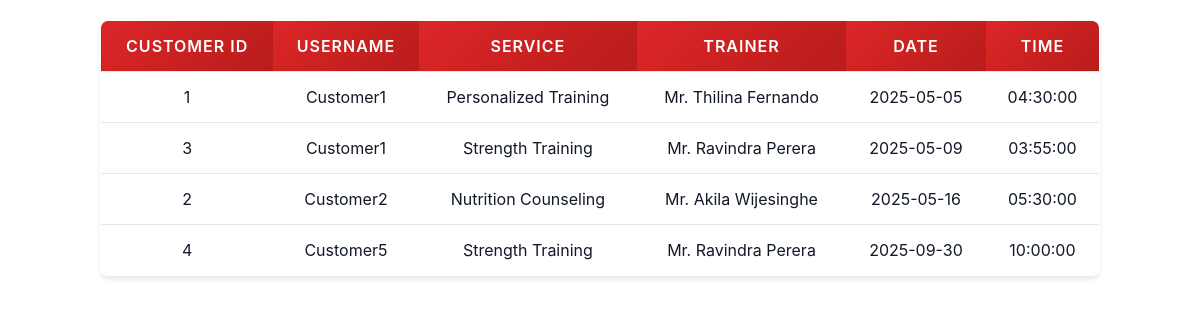
Screenshot of /fetch_all_appointments.php (signed in) with the database file from the repository.
### tables this page shows
CREATE TABLE `gym_appointments` (
  `id` int(11) NOT NULL,
  `username` varchar(255) NOT NULL,
  `service` varchar(255) NOT NULL,
  `trainer` varchar(255) NOT NULL,
  `date` date NOT NULL,
  `time` time NOT NULL,
  `booked_at` timestamp NOT NULL DEFAULT current_timestamp()
);

### fetch_all_appointments.php (the view, shortened to what this page needs)
<?php
$host = "localhost";
$user = "root";
$pass = "";
$dbname = "fitzone_db";
$conn = new mysqli($host, $user, $pass, $dbname);
?>
<div class="all-appointments-container">
<?php
$sql = "SELECT id, username, service, trainer, date, time FROM gym_appointments ORDER BY date, time";
$result = $conn->query($sql);
if ($result->num_rows > 0) {
    echo "<table>
            <tr>
                <th>Customer ID</th>
                <th>Username</th>
                <th>Service</th>
                <th>Trainer</th>
                <th>Date</th>
                <th>Time</th>
            </tr>";
    while ($row = $result->fetch_assoc()) {
        echo "<tr>
                <td>" . htmlspecialchars($row["id"]) . "</td>
                <td>" . htmlspecialchars($row["username"]) . "</td>
                <td>" . htmlspecialchars($row["service"]) . "</td>
                <td>" . htmlspecialchars($row["trainer"]) . "</td>
                <td>" . htmlspecialchars($row["date"]) . "</td>
                <td>" . htmlspecialchars($row["time"]) . "</td>
              </tr>";
    }
    echo "</table>";
} else {
    echo "<p>No appointments found.</p>";
}
?>
</div>

### fetch_all_appointments.php (style rules this page uses)
.all-appointments-container * { box-sizing: border-box; font-family: -apple-system, BlinkMacSystemFont, 'Segoe UI', Roboto, sans-serif; }
.all-appointments-container { --primary-color: #dc2626; --primary-dark: #b91c1c; --primary-light: #ef4444; --accent-color: #f59e0b; --bg-card: rgba(255, 255, 255, 0.1); --text-primary: #111827; --text-inverse: #ffffff; --border-color: #e5e7eb; --shadow-md: 0 4px 6px -1px rgba(0, 0, 0, 0.1); --gradient-primary: linear-gradient(135deg, #dc2626, #b91c1c); --transition-base: 250ms ease; }
.all-appointments-container table { width: 100%; max-width: 1000px; margin: 20px auto; border-collapse: collapse; background: var(--bg-card); backdrop-filter: blur(5px); border: 1px solid var(--border-color); border-radius: 8px; overflow: hidden; box-shadow: var(--shadow-md); }
.all-appointments-container th { padding: 15px; text-align: center; border-bottom: 1px solid var(--border-color); font-size: 16px; background: var(--gradient-primary); color: var(--text-inverse); font-weight: 600; text-transform: uppercase; letter-spacing: 1px; }
.all-appointments-container td { padding: 15px; text-align: center; border-bottom: 1px solid var(--border-color); font-size: 16px; color: var(--text-primary); }
.all-appointments-container tr:last-child td { border-bottom: none; }
.all-appointments-container tr:nth-child(even) { background: rgba(255, 255, 255, 0.05); }

### rows the page displays
gym_appointments: id "1", username "Customer1", service "Personalized Training", trainer "Mr. Thilina Fernando", date "2025-05-05", time "04:30:00"
gym_appointments: id "3", username "Customer1", service "Strength Training", trainer "Mr. Ravindra Perera", date "2025-05-09", time "03:55:00"
gym_appointments: id "2", username "Customer2", service "Nutrition Counseling", trainer "Mr. Akila Wijesinghe", date "2025-05-16", time "05:30:00"
gym_appointments: id "4", username "Customer5", service "Strength Training", trainer "Mr. Ravindra Perera", date "2025-09-30", time "10:00:00"
